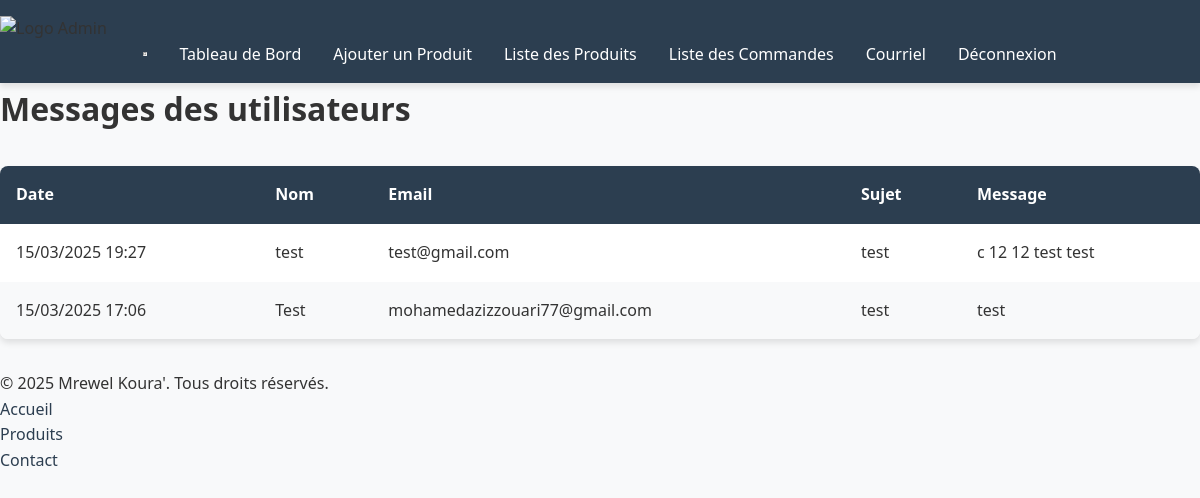
The app's page /admin/courriel_admin.php (signed in) with its own data.
### tables this page shows
CREATE TABLE `messages` (
  `id` int(11) NOT NULL,
  `nom` varchar(100) NOT NULL,
  `email` varchar(100) NOT NULL,
  `sujet` varchar(255) NOT NULL,
  `message` text NOT NULL,
  `date_creation` datetime DEFAULT current_timestamp()
);

### admin/courriel_admin.php (the view, shortened to what this page needs)
<?php
include '../includes/config.php';
include '../includes/header-admin.php';
$sql = "SELECT * FROM messages ORDER BY date_creation DESC";
$stmt = $pdo->query($sql);
$messages = $stmt->fetchAll();
?>
<h1>Messages des utilisateurs</h1>
<?php if (empty($messages)) : ?>
    <p>Aucun message pour le moment.</p>
<?php else : ?>
    <link rel="stylesheet" href="../assets/css/style.css">
    <table>
        <thead>
            <tr>
                <th>Date</th>
                <th>Nom</th>
                <th>Email</th>
                <th>Sujet</th>
                <th>Message</th>
            </tr>
        </thead>
        <tbody>
            <?php foreach ($messages as $message) : ?>
                <tr>
                    <td><?= date('d/m/Y H:i', strtotime($message['date_creation'])) ?></td>
                    <td><?= htmlspecialchars($message['nom']) ?></td>
                    <td><?= htmlspecialchars($message['email']) ?></td>
                    <td><?= htmlspecialchars($message['sujet']) ?></td>
                    <td><?= nl2br(htmlspecialchars($message['message'])) ?></td>
                </tr>
            <?php endforeach; ?>
        </tbody>
    </table>
<?php endif; ?>
<?php
include '../includes/footer.php';
?>

### assets/css/style.css (style rules this page uses)
:root { --primary: #2c3e50; --secondary: #1abc9c; --accent: #e74c3c; --light: #f8f9fa; --dark: #2c3e50; --text: #333; --white: #ffffff; --shadow: 0 4px 6px rgba(0, 0, 0, 0.1); --space-xs: 0.5rem; --space-sm: 1rem; --space-md: 2rem; --space-lg: 3rem; --font-base: 'Segoe UI', system-ui, sans-serif; --font-heading: 'Montserrat', sans-serif; --line-height: 1.6; }
*, *::before, *::after { box-sizing: border-box; margin: 0; padding: 0; }
html { scroll-behavior: smooth; }
body { font-family: var(--font-base); color: var(--text); line-height: var(--line-height); background-color: var(--light); }
table { width: 100%; border-collapse: collapse; margin: var(--space-md) 0; background: var(--white); box-shadow: var(--shadow); border-radius: 0.5rem; overflow: hidden; }
table th, table td { padding: var(--space-sm); text-align: left; }
table th { background: var(--primary); color: var(--white); font-weight: bold; }
table tr:nth-child(even) { background: #f8f9fa; }

### records on screen
messages: date_creation "15/03/2025 19:27", nom "test", email "test@gmail.com", sujet "test", message "c 12 12 test test"
messages: date_creation "15/03/2025 17:06", nom "Test", email "mohamedazizzouari77@gmail.com", sujet "test", message "test"
